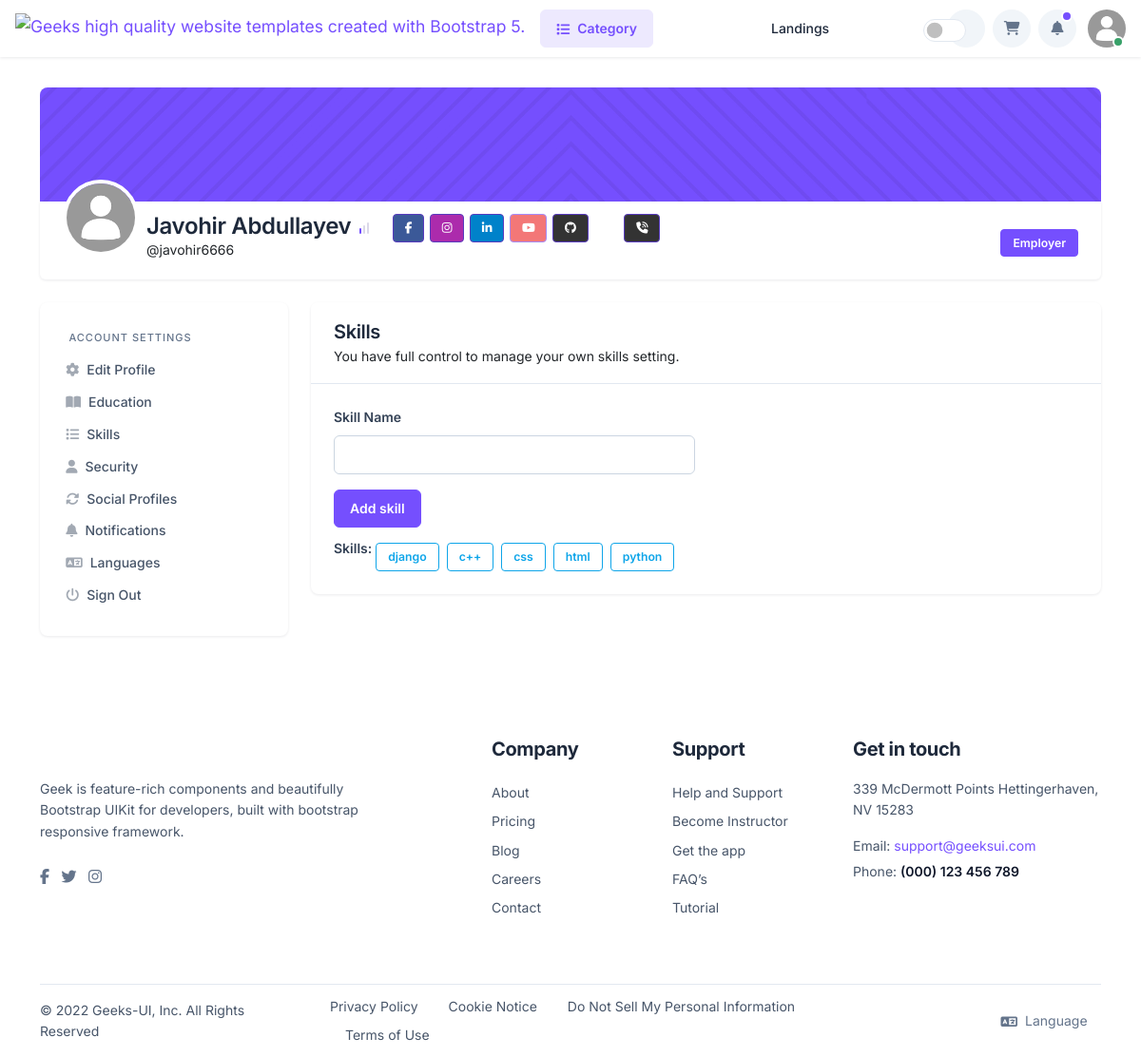
The page /users/settings/javohir6666/skills/ (signed in) on the database its author committed.
### users/models.py (models this page shows, shortened)
class CustomUser(AbstractUser):
    user_type= models.CharField(max_length=20, choices=USER_TYPE)
    phone = models.CharField(max_length=17, blank=True, null=True)
    telegram = models.CharField(max_length=150, blank=True, null=True)
    instagram = models.CharField(max_length=150, blank=True, null=True)
    website = models.CharField(max_length=150, blank=True, null=True)
    linkedin= models.CharField(max_length=150, blank=True, null=True)
    facebook = models.CharField(max_length=150, blank=True, null=True)
    github = models.CharField(max_length=150, blank=True, null=True)
    youtube = models.CharField(max_length=150, blank=True, null=True)
    about = models.TextField(blank=True)
    languages = models.CharField(max_length=20, choices=LANGUAGES, blank=True)
    gender = models.CharField(max_length=20, choices=GENDER_SELECTION, blank=True)
    avatar = models.ImageField(upload_to='avatars/', default='avatars/default.png', blank=True)
    address = models.CharField(max_length=255, blank=True, null=True)
    class Meta:
        ordering = ['-date_joined']
    def __str__(self):
        return str(self.username)

class Skill(models.Model):
    author = models.ForeignKey(CustomUser, on_delete=models.CASCADE)
    title = models.CharField(max_length=255)
    created_at = models.DateTimeField(auto_now_add=True)
    updated_at = models.DateTimeField(auto_now=True)
    class Meta:
        ordering = ['-created_at']

### users/views.py (the view)
# urls.py: path(r'settings/<str:username>/skills/', SkillView.as_view(), name='profileSkill'),
class SkillView(View, LoginRequiredMixin):
    def get(self, request, username):
        user = get_object_or_404(CustomUser, username=username)
        return render(request, 'users/profile/skill/detail.html', {"customuser": user})

### templates/users/profile/skill/detail.html (shortened to what this page needs)
{% extends 'users/profile/layouts/detail.html' %}
{% block cont %}
<div class="col-lg-9 col-md-8 col-12">
    <div class="card">
        <div class="card-header">
            <h3 class="mb-0">Skills</h3>
            <p class="mb-0">
                You have full control to manage your own skills setting.
            </p>
        </div>
        <div class="card-body">
            <div>
                <form method="POST" action="{% url 'users:add_skill_save' user.username %}" enctype="multipart/form-data" class="row">
                    <div class="mb-3 col-12 col-md-6">
                        <label class="form-label" for="fname">Skill Name</label>
                        <input type="text" name="title" class="form-control">
                    </div>
                    <div class="col-12">
                        <button class="btn btn-primary" type="submit">
                            Add skill
                        </button>
                    </div>
                </form>
            </div>
            <label class="form-label">Skills:</label>
            {% for skill in user.skill_set.all %}
            <a class="mt-3 me-1 btn-sm btn btn-outline-info">{{skill.title}}</a>
    {% endfor %}
        </div>
    </div>
</div>
{% endblock cont %}

### templates/users/profile/layouts/detail.html (shortened to what this page needs)
{% extends 'layouts/base.html' %}
{% load static %}
{% block content %}
<section class="pt-5 pb-5">
    <div class="container">
        <div class="row align-items-center">
            <div class="col-xl-12 col-lg-12 col-md-12 col-12">
                <div class="pt-16 rounded-top-md" style="
                            background: url({% static 'img/background/profile-bg.jpg' %}) no-repeat;
                            background-size: cover;
                        "></div>
              <div class="card rounded-0 rounded-bottom  px-4  pt-2 pb-4 ">
                <div class="d-flex align-items-end justify-content-between  ">
                  <div class="d-flex align-items-center">
                    <div class="me-2 position-relative d-flex justify-content-end align-items-end mt-n5">
                      <img src="{{user.avatar.url}}" class="avatar-xl rounded-circle border border-4 border-white" alt="">
                    </div>
                    <div class="lh-1">
                      <h2 class="mb-0">{% if user.get_full_name %}{{user.get_full_name}}{% else %}None{% endif %}
                        <a href="#" class="text-decoration-none" data-bs-toggle="tooltip" data-placement="top" aria-label="Beginner" data-bs-original-title="Beginner">
                          <svg width="16" height="16" viewBox="0 0 16 16" fill="none" xmlns="http://www.w3.org/2000/svg">
                            <rect x="3" y="8" width="2" height="6" rx="1" fill="#754FFE"></rect>
                            <rect x="7" y="5" width="2" height="9" rx="1" fill="#DBD8E9"></rect>
                            <rect x="11" y="2" width="2" height="12" rx="1" fill="#DBD8E9"></rect>
                          </svg>
                        </a>
                        <div class="d-inline mx-3">
                          <a class="btn btn-sm btn-primary btn-floating {% if user.facebook %}active {% else %} disabled{% endif %} " style="background-color: #3b5998;" href="https://facebook.com/{{user.facebook}}" role="button">
                            <i class="fab fa-facebook-f"></i>
                          </a>
                          <a class="btn btn-sm btn-primary btn-floating {% if user.instagram %}active {% else %} disabled{% endif %} " style="background-color: #ac2bac;" href="https://instagram.com/{{user.instagram}}" role="button">
                            <i class="fab fa-instagram"></i>
                          </a>
                          <a class="btn btn-sm btn-primary btn-floating {% if user.linkedin %}active {% else %} disabled{% endif %} " style="background-color: #0082ca;" href="https://linkedin.com/{{user.linkedin}}" role="button">
                            <i class="fab fa-linkedin-in"></i>
                          </a>
                          <a class="btn btn-sm btn-primary btn-floating {% if user.youtube %}active {% else %} disabled{% endif %} " style="background-color: #ed302f;" href="https://youtube.com/{{user.youtube}}" role="button">
                            <i class="fab fa-youtube"></i>
                          </a>
                          <a class="btn btn-sm btn-primary btn-floating {% if user.github %}active {% else %} disabled{% endif %} " style="background-color: #333333;" href="https://github.com/{{user.github}}" role="button">
                            <i class="fab fa-github"></i>
                          </a>
                          <a class="btn btn-sm btn-primary mx-5 btn-floating {% if user.phone %}active {% else %} disabled{% endif %} " style="background-color: #333333;" href="tel:{{user.phone}}" role="button">
                            <i class="fa fa-phone-volume"></i>
                          </a>
                        </div>
                      </h2>
                      <p class=" mb-0 d-block">@{{user}}</p>
                    </div>
                  </div>
                  <div>
                    <span class="btn btn-primary btn-sm d-none d-md-block">{{user.user_type}}</span>
                  </div>
                </div>
                </div>
            </div>
        </div>
<div class="row mt-0 mt-md-4">
            <div class="col-lg-3 col-md-4 col-12">
                <nav class="navbar navbar-expand-md navbar-light shadow-sm mb-4 mb-lg-0 sidenav">
                    <div class="collapse navbar-collapse" id="sidenav">
                        <div class="navbar-nav flex-column">
                            <span class="navbar-header">Account Settings</span>
                            <ul class="list-unstyled ms-n2 mb-0">
                                <li class="nav-item">
                                    <a class="nav-link" href="{% url 'users:profile' user.username %}"><i class="fa fa-gear nav-icon"></i>Edit Profile</a>
                                </li>
                                <li class="nav-item">
                                    <a class="nav-link" href="{% url 'users:profileEducation' user.username %}"><i class="fa fa-book-open nav-icon"></i>Education</a>
                                </li>
                                <li class="nav-item">
                                    <a class="nav-link" href="{% url 'users:profileSkill' user.username %}"><i class="fa fa-list nav-icon"></i>Skills</a>
                                </li>
                                <li class="nav-item">
                                    <a class="nav-link" href="{% url 'users:profileSecurity' user.username %}"><i class="fa fa-user nav-icon"></i>Security</a>
                                </li>
                                <li class="nav-item">
                                    <a class="nav-link" href="{% url 'users:profileSocialNetwork' user.username %}"><i class="fa fa-rotate nav-icon"></i>Social
                                        Profiles</a>
                                </li>
                                <li class="nav-item">
                                    <a class="nav-link" href="{% url 'users:profileNotification' user.username %}"><i class="fa fa-bell nav-icon"></i>Notifications</a>
                                </li>
                                <li class="nav-item">
                                  <a class="nav-link" href="{% url 'users:profilelanguages' user.username %}"><i class="fa fa-language nav-icon"></i>Languages</a>
                              </li>
                                <li class="nav-item">
                                    <a class="nav-link" href="../index.html"><i class="fa fa-power-off nav-icon"></i>Sign Out</a>
                                </li>
                            </ul>
                        </div>
                    </div>
                </nav>
            </div>
{% block cont %}{% endblock cont %}
        </div>
    </div>
</section>
{% endblock content %}

### templates/components/user_avatar.html (shortened to what this page needs)
<ul class="navbar-nav navbar-right-wrap ms-2 d-none d-lg-block">
    <li class="dropdown d-inline-block stopevent">
        <a class="btn btn-light btn-icon rounded-circle text-muted indicator indicator-primary" href="#" role="button" id="dropdownNotificationSecond" data-bs-toggle="dropdown" aria-haspopup="true" aria-expanded="false">
            <i class="fa fa-bell"> </i>
        </a>
    </li>
    <li class="dropdown ms-2 d-inline-block">
        <a class="rounded-circle" href="#" data-bs-toggle="dropdown" data-bs-display="static" aria-expanded="false">
            <div class="avatar avatar-md avatar-indicators avatar-online">
                <img alt="avatar" src="{{user.avatar.url}}" class="rounded-circle">
            </div>
        </a>
    </li>
</ul>

### rows shown on the page
CustomUser: avatar (placeholder picture), get_full_name "Javohir Abdullayev", username "javohir6666", user_type "Employer"
Skill: title "django"
Skill: title "c++"
Skill: title "css"
Skill: title "html"
Skill: title "python"
